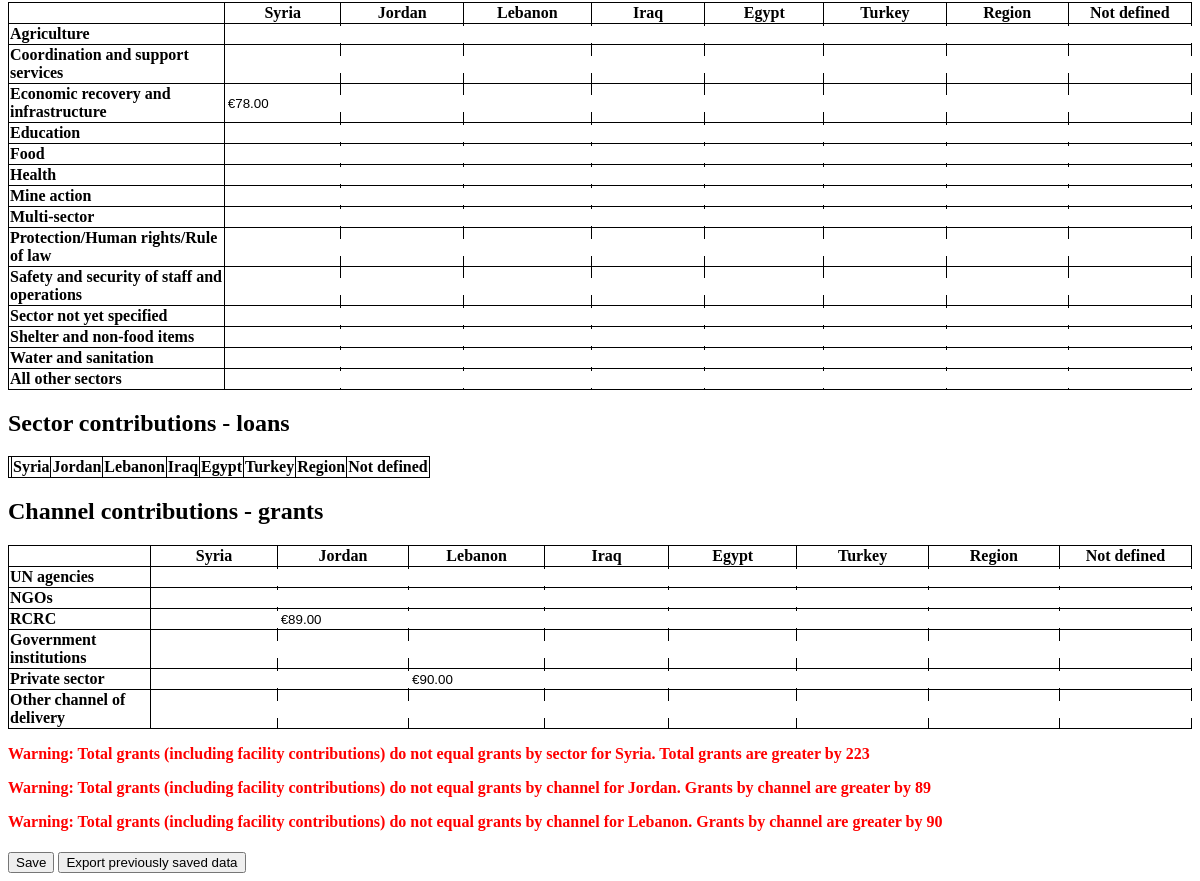
The app's page /edit/2016/ (signed in, lower part), older data.
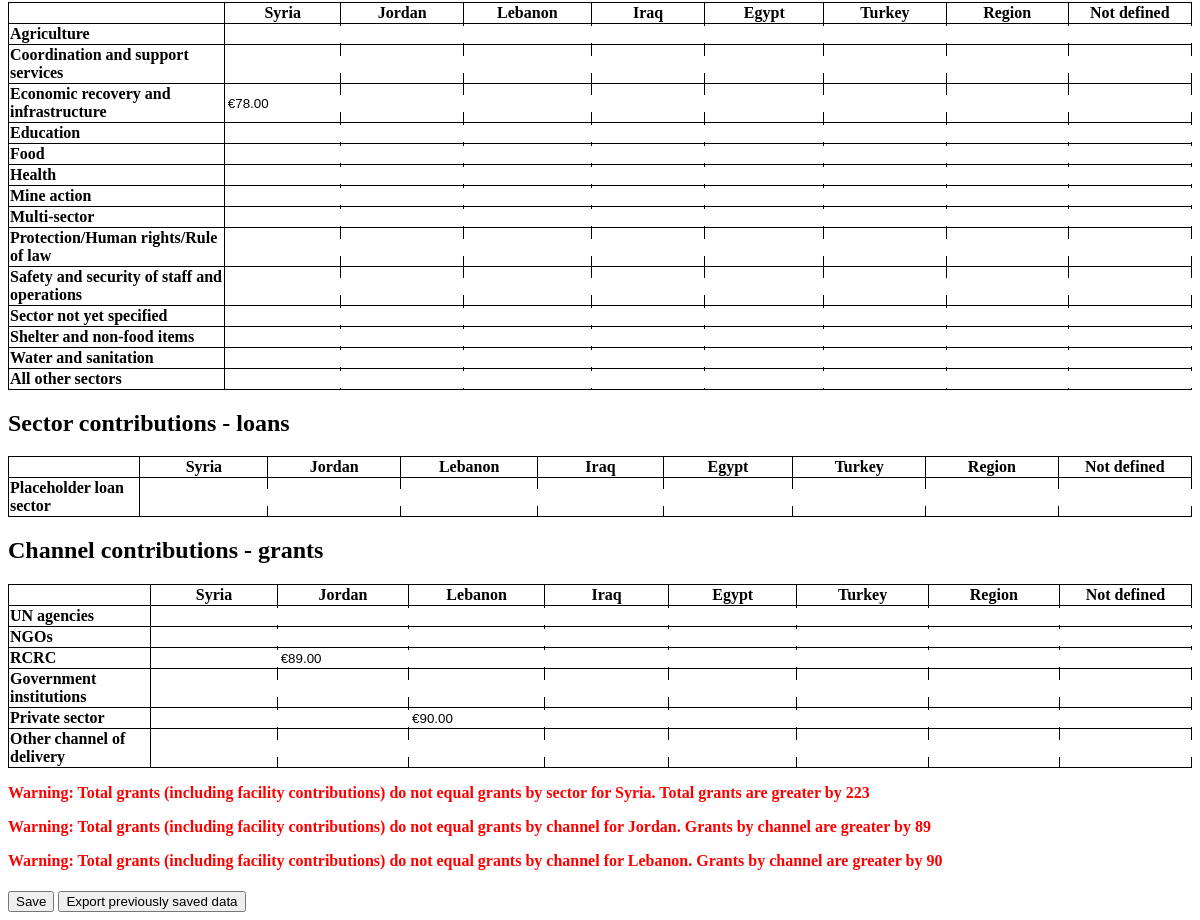
The same page, newer data.
### core/models.py (models this page shows, shortened)
class Sector(models.Model):
    name = models.CharField(max_length=255)
    LOAN_OR_GRANT_CHOICES = (
        ('L','Loan'),
        ('G','Grant'),
    )
    loan_or_grant = models.CharField(max_length=1,choices=LOAN_OR_GRANT_CHOICES,default='G')
    def __unicode__(self):
        return u'%s' % self.name

### core/views.py (the view, shortened to what this page needs)
# urls.py: url(r'^edit/(?P<year>\d{4})/$', views.edit, name='core.views.edit'),
@login_required
def edit(request,year):
    warnings = []
    facility_years = [2016,2017]
    user = request.user
    contact = get_object_or_404(Contact,user=user)
    organisation = contact.organisation
    recipients = Entry.RECIPIENT_CHOICES
    statuses = Entry.PLEDGE_OR_DISB_CHOICES
    sectors = Sector.objects.all()
    channels = Entry.DELIVERY_CHOICES
    years = Spreadsheet.YEAR_CHOICES
    year = int(year)
    if request.method == "POST":
        form = SpreadsheetForm(request.POST)
        queryDict = request.POST
        comment = queryDict.get('comment')
        if not Spreadsheet.objects.filter(organisation=organisation,year=year).exists():
            spreadsheet = form.save(commit=False)
            spreadsheet.year = year
            spreadsheet.organisation = organisation
            spreadsheet.save()
        else:
            spreadsheet = Spreadsheet.objects.get(organisation=organisation,year=year)
            form = SpreadsheetForm(request.POST,instance=spreadsheet)
            spreadsheet = form.save()
        excludeKeys = ["currency","comment","csrfmiddlewaretoken"]
        for key, value in queryDict.iteritems():
            if Entry.objects.filter(spreadsheet=spreadsheet,coordinates=key).exists():
                entry = Entry.objects.get(spreadsheet=spreadsheet,coordinates=key)
                if safeFloat(value)>=0:
                    entry.amount = safeFloat(value)
                    entry.save_reverse()
                else:
                    entry.delete()
            elif key not in excludeKeys and value!="":
                entry = Entry()
                entry.spreadsheet = spreadsheet
                entry.coordinates = key
                if safeFloat(value)>=0:
                    entry.amount = safeFloat(value)
                    entry.save_reverse()
        return redirect(spreadsheet)
    else:
        if Spreadsheet.objects.filter(organisation=organisation,year=year).exists():
            spreadsheet = Spreadsheet.objects.get(organisation=organisation,year=year)
            form = SpreadsheetForm(instance=spreadsheet)
            entries = Entry.objects.filter(spreadsheet=spreadsheet)
            currency = spreadsheet.currency
            spreadsheet_exists = True
            gt = entries.filter(spreadsheet=spreadsheet,loan_or_grant="G",concessional=True,refugee_facility_for_turkey=False,channel_of_delivery="",sector__isnull=True)
            gt_sum = gt.values('recipient').annotate(total = Sum('amount')).order_by('recipient')
            gt_sum_obj = {this_sum['recipient']:this_sum['total'] for this_sum in gt_sum}
            fc = entries.filter(spreadsheet=spreadsheet,loan_or_grant="G",concessional=True,refugee_facility_for_turkey=True)
            fc_sum = fc.values('recipient').annotate(total = Sum('amount')).order_by('recipient')
            fc_sum_obj = {this_sum['recipient']:this_sum['total'] for this_sum in fc_sum}
            sg = entries.filter(spreadsheet=spreadsheet,loan_or_grant="G",concessional=True,refugee_facility_for_turkey=False,channel_of_delivery="",sector__isnull=False)
            sg_sum = sg.values('recipient').annotate(total = Sum('amount')).order_by('recipient')
            sg_sum_obj = {this_sum['recipient']:this_sum['total'] for this_sum in sg_sum}
            cg = entries.filter(spreadsheet=spreadsheet,loan_or_grant="G",concessional=True,refugee_facility_for_turkey=False,sector__isnull=True)
            cg_sum = cg.values('recipient').annotate(total = Sum('amount')).order_by('recipient').exclude(channel_of_delivery="")
            cg_sum_obj = {this_sum['recipient']:this_sum['total'] for this_sum in cg_sum}
            for recipient,recipient_name in recipients:
                total_grants = 0
                if recipient in gt_sum_obj:
                    total_grants = total_grants + gt_sum_obj[recipient]
                if recipient in fc_sum_obj:
                    total_grants = total_grants + fc_sum_obj[recipient]
                if recipient in sg_sum_obj:
                    grant_sectors = sg_sum_obj[recipient]
                    if total_grants>grant_sectors:
                        warnings.append("Warning: Total grants (including facility contributions) do not equal grants by sector for %s. Total grants are greater by %s" % (recipient_name,(total_grants-grant_sectors)))
                    if total_grants<grant_sectors:
                        warnings.append("Warning: Total grants (including facility contributions) do not equal grants by sector for %s. Grants by sector are greater by %s" % (recipient_name,(grant_sectors-total_grants)))
                if recipient in cg_sum_obj:
                    grant_channels = cg_sum_obj[recipient]
                    if total_grants>grant_channels:
                        warnings.append("Warning: Total grants (including facility contributions) do not equal grants by channel for %s. Total grants are greater by %s" % (recipient_name,(total_grants-grant_channels)))
                    if total_grants<grant_channels:
                        warnings.append("Warning: Total grants (including facility contributions) do not equal grants by channel for %s. Grants by channel are greater by %s" % (recipient_name,(grant_channels-total_grants)))
            lt = entries.filter(spreadsheet=spreadsheet,loan_or_grant="L",sector__isnull=True)
            lt_sum = lt.values('recipient').annotate(total = Sum('amount')).order_by('recipient')
            lt_sum_obj = {this_sum['recipient']:this_sum['total'] for this_sum in lt_sum}
            sl = entries.filter(spreadsheet=spreadsheet,loan_or_grant="L",sector__isnull=False)
            sl_sum = sl.values('recipient').annotate(total = Sum('amount')).order_by('recipient')
            sl_sum_obj = {this_sum['recipient']:this_sum['total'] for this_sum in sl_sum}
            for recipient,recipient_name in recipients:
                total_loans = 0
                if recipient in lt_sum_obj:
                    total_loans = total_loans + lt_sum_obj[recipient]
        else:
            form = SpreadsheetForm()
            entries = []
            currency = []
            spreadsheet_exists = False
    return render(request,'core/edit.html', {"warnings":warnings,"user":user,"contact":contact,"form":form,"entries":entries,"recipients":recipients,"statuses":statuses,"sectors":sectors,"channels":channels,"years":years,"selected_year":year,"currency":currency,"facility_years":facility_years,"spreadsheet_exists":spreadsheet_exists})

### core/forms.py
class SpreadsheetForm(ModelForm):
    class Meta:
        model = Spreadsheet
        fields = ('currency','comment',)

### core/models.py (called while the page is built)
    def __str__(self):
        return self.iso

    def __unicode__(self):
        return u'%s' % self.name

    def get_absolute_url(self):
        return reverse("core.views.csv",args=[self.slug])

### ghts/templates/core/edit.html (shortened to what this page needs)
{% extends 'core/base.html' %}
    {% block head %}
        {% load staticfiles %}
            <link rel=stylesheet href="{% static "core/css/info.css" %}" type="text/css">
    {% endblock %}
    {% block content %}
    <form method="POST" class="transaction-form">{% csrf_token %}
    {% if contact.organisation.grant_making %}
    <table>
        <tr>
            <th></th>
            {% for rcode, recip in recipients %}
                <th>{{recip}}</th>
            {% endfor %}
        </tr>
    {% for sector in sectors %}
        {% if sector.loan_or_grant == "G" %}
        <tr>
            <td><b>{{sector}}</b></td>
            {% for rcode, recip in recipients %}
                <td><input type="text" name="G|C||{{rcode}}|{{sector}}||"/></td>
            {% endfor %}
        </tr>
        {% endif %}
    {% endfor %}
    </table>
    {% endif %}
    {% if contact.organisation.loan_making %}
    <div class="titleWrap">
        <h2>Sector contributions - loans</h2>
    </div>
    <table>
        <tr>
            <th></th>
            {% for rcode, recip in recipients %}
                <th>{{recip}}</th>
            {% endfor %}
        </tr>
    {% for sector in sectors %}
        {% if sector.loan_or_grant == "L" %}
        <tr>
            <td><b>{{sector}}</b></td>
            {% for rcode, recip in recipients %}
                <td><input type="text" name="L|||{{rcode}}|{{sector}}||"/></td>
            {% endfor %}
        </tr>
        {% endif %}
    {% endfor %}
    </table>
    {% endif %}
    {% if contact.organisation.grant_making %}
    <div class="titleWrap">
        <h2>Channel contributions - grants</h2>
    </div>
    <table>
        <tr>
            <th></th>
            {% for rcode, recip in recipients %}
                <th>{{recip}}</th>
            {% endfor %}
        </tr>
    {% for ccode, channel in channels %}
        <tr>
            <td><b>{{channel}}</b></td>
            {% for rcode, recip in recipients %}
                <td><input type="text" name="G|C||{{rcode}}||{{ccode}}|"/></td>
            {% endfor %}
        </tr>
    {% endfor %}
    </table>
    {% endif %}
        {% for warning in warnings %}
            <p class="warning">{{warning}}</p>
        {% endfor %}
        <button type="submit" class="save btn btn-default">Save</button>
        <button class="export">Export previously saved data</button>
    </form>
    {% endblock %}

Row changes from the older to the newer data that the page shows:
added Sector: name "Placeholder loan sector"
